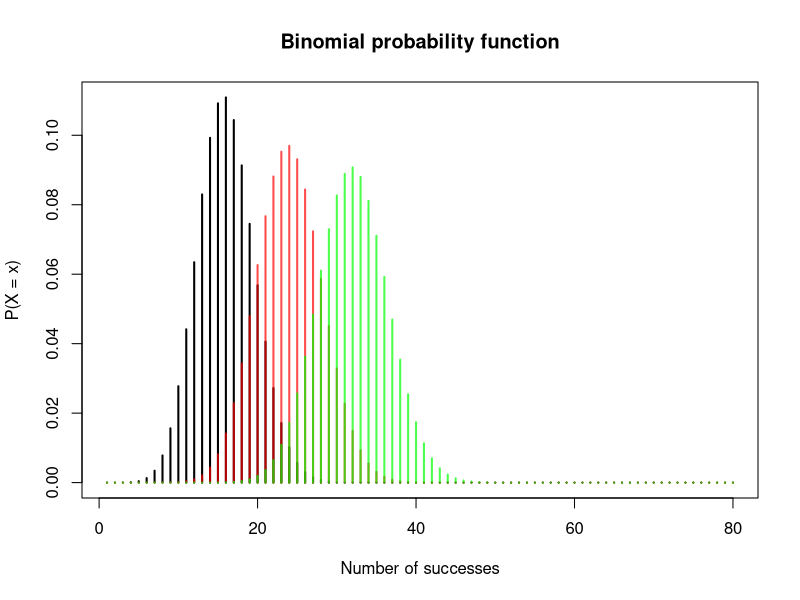

Source code (R):
# Basic R
# call datasets to find the dataset 
# datasets::

library(tidyverse)

print(sqrt(2), digits = 15)
sqrt(2) ^ 2 == 2;near(sqrt(2) ^ 2, 2)
log(4, base = 2) # default is e
sin(1);sin(pi/6) # angles are in radians not degrees(sin(1) ~ sin(pi/3))
asin(1)          # inverse sine(反正弦) which is x = arcsiny domain is -1 to 1, codomain is -inf to inf

100 %% 3                                  # remainder
100 %/% 3; 5%/%3; floor(5/3);ceiling(5/3) # floor division

1 / 0 # Inf (any num / 0 is Inf, other than 0)
0 / 0 # NaN: not a num
Inf - Inf # NaN
# sqrt(-1)  NaN
1 + sin(NA) # NA

sign(2:-4) # return 1,0,-1 for positive,zero,negative nums respectively
factorial(1:5);cumprod(1:5);cumsum(1:5)
choose(5, 2) # it is a permutation/binomial coefficient   P(x, k), x >= k,  5!/(5-2)!2!
choose(c(6, 8), 3) # two outputs 
lchoose(5, 2) # is In(P(x, k)) = log(choose(5,2))
ceiling(2.000001)
floor(3.9989)
round(pi, 4)    
round(pi, 9) # R has default 6/7 digits
round(.789023456, 9) # 9 dp
round(1499.56789,-3) # the nearest 1000
round(15000.56789,-4)# the nearest 10000
signif(1234.56789,4) # start from front and keep 4sf
signif(123.456789,8) # 8 figures

# also there is some other distris : dnorm(norm distri), dpois, dchisq(chi-square), dt(t-distri), dF(f-distri),
dbinom(7, 30, .25) # pdf/pmf of binomial
pbinom(7, 30, .5)  # cdf of binom
qbinom(.7, 30, .5) # reverse of cdf = 16, if we put pbinom(16, 30, .5) ~ .7
rbinom(10, 50, 0.6)# 10 attempts, each trial is between 0 and 50 with prob 0.6

plot(dbinom(1:80, size = 80, prob = 0.2), type = "h", lwd = 2,
     main = "Binomial probability function",
     ylab = "P(X = x)", xlab = "Number of successes")
lines(dbinom(1:80, size = 80, prob = 0.3), type = "h",
      lwd = 2, col = rgb(1,0,0, 0.7))
lines(dbinom(1:80, size = 80, prob = 0.4), type = "h",
      lwd = 2, col = rgb(0, 1, 0, 0.7))

# careful they are not equal in R, in practice they are
print(dbinom(0, 3, .3) + dbinom(1, 3, .3), digits = 20)
print(pbinom(1, 3, .3), digits = 20)
near(dbinom(0, 3, .3) + dbinom(1, 3, .3), pbinom(1, 3, .3)) # but near works perfectly


range(c(1:20, 54, -Inf-1)) # return the min and the max
prod(1:5) == factorial(5)  # prod = product of the seq

min(NaN, NA);min(NA,1:5) #NA
max(NaN, NA);max(NA,1:5) #NA
max(NaN, NULL);min(NULL,-1:5)
min(NULL, NA);min(NaN,1:5)

# no na.rm in cumsum
cumsum(1:5)  # cumulative sum eg: 1st is 1st, 2nd = 1st + 2nd = 3, ......
cumprod(1:5) # same logical
cummax(c(1:10, 5))

lead(1:5,3,default = 3);lag(1:5,3,default = 3)
pmax(1:5,3);pmin(1:5,3)
pmax(0, c(-1, 0, 1)) # consider a matrix which x = 0 0 0 compared to y = -1 0 1
pmin(c(1, 10), c(10, 2, 3, 5)) # must be x = ay or y = bx
pmax(seq(1,10,length=5),11:20,50:31)

x <-  c(1, 2, 3, 4);x
y <- seq(1,10,by=2);y
s <-  c("first", "second", "third")
all(x > 1)
any(y > 2)
cut(y,3)
union(x,y) 
intersect(x,y)
setdiff(y,x)

TRUE & NA # NA
FALSE & NA # F
TRUE | NA # T
FALSE | NA # NA
# NA&NA == NA|NA

ifelse(x>pi | x<exp(1), 'bingo', 'suck')
nchar(s);str_count(s)

# if the num is the multiple of string's length, then run num times, otherwise run string's length times 
substr(s, 2, 6)  # each word start with 2 and end in 6
substr(s, 2:3, 3:5)  # only run 3 times 2-3, 3-4, 2-5
substring(s, 1, 3:5) # 1 means start from 1st letter of each word, 3:5 means 1st word will have
# length of 3 and 2nd word will have length of 4, so on, ......

substr(s, 1:2, 1:6)    # only return 3 times
substring(s, 1:2, 1:6) # return 6 times, 1st return 1st word which have length 1 with 1st letter
# 2nd return 2nd word which has length 2 but start with 2nd letter, recycling, ......

# paste strings together
paste('1', '2', '3', sep = '->') == paste(x[-4], collapse = '->')
# care that sep only works when there is ≥ 2 parameter in paste, outputs a vector or a character
paste('1', 2, '3', sep = '->') # connect irrelatives varbs by a separator
paste(x, 5, sep = '.');  paste(x, 5, sep = '.',collapse = ' ')
# won't function when have only one parameter
paste(x, sep = '1 ')

glue::glue('1', 2, '3', .sep = '->');glue::glue('1', 2, '3', .sep = '->') == cat(paste('1', 2, '3', sep = '->'))
glue::glue_collapse(glue::glue(1,5, .sep='.'), sep = '.')

# however collapse works for one or more parameter: always outputs a single character
paste(x[-4], collapse = '->')    # separate relatives by a collapse
paste(x, 1, collapse = ',')


mode(s) # to identify a type of the varb : "logical" "numeric" "complex"  "character"
length(1999:2021) # 2021-1999+1
!logical(100) # logical(x) return x times false
character(10) # return 10 times ""
complex(1) # return 0+0i
numeric(1) # return 0
numeric(0)
vector('raw', 3)
vector(length = 5, mode = 'logical')

c(TRUE, 17)  # automatically coerced by R  
c('TRUE', 17)
c(TRUE, 17, 'FALSE')
c(TRUE, complex(1))

sum(c(TRUE, FALSE)) # sum(TRUE) = 1 and false = 0
cumsum(c(TRUE, FALSE, TRUE, TRUE, TRUE, FALSE))

as.numeric(c('1', '5')) + as.numeric('8') # Explicit Coercion

# name the vector, but it does not affect anything, we can still do whatever we want
r <- 1:3;r
names(r) <- list(1, 2, 3);r  # c('1'=1,'2'=2,'3'=3)
names(r) <- c('d','k','r');r # c('d'=1,'k'=2,'r'=3)
r[1:2]

names(s) <- c('', 's');s
s.1 <- s[1];s.1
names(s.1)=NULL;s.1
names(s) = NULL;s  # unname
# unname
names(s) <- letters[1:3];s
unname(s)
setNames(r, month.abb[1:3]) # set_names()


(lst <- list(r, 'T', 1+2i, x))
# extract an element from a sublist(if exist)
lst[[1]][1]
lst[[4]][-2]
# if does not then a single element of a list, use [[ ]]. When asking for a subset, use [ ]
lst[2]
lst[[3]]

# create an empty list and assign a value
empty_lst <- vector(mode = 'list', length = 3);empty_lst
empty_lst[[1]] = 1:10
empty_lst[[2]] = lst;empty_lst

(named_lst <- list(a=r, b="r", 1+3i))
named_lst[['a']]==named_lst$a # same as named_lst[[1]] 
named_lst$a[1]
named_lst$b
named_lst[[3]]

(nested_list <- list(a = named_lst, b = 'r', c = x))
nested_list$a$a;nested_list$a[[1]];nested_list$a[['a']]
nested_list$c[-(3:4)]

length(NULL)

# seq usually have max 3 arguments:
seq(1, 10, by = 2)
seq(1, 23, length = 25)
# from 2 back 8 nums:
seq(to = 2, by = 0.5, length = 9)
# start with 1 and increase 0.75 each until 12 nums:
seq(1, by = 0.75, length = 12)
# along argument show the index of the var
seq(along = c(s, x))

# care that if the second argument is not a single num, it outputs diff, see below two
# ***
rep(x, 3)       
rep(x, each = 3) # same as c(3, 3, 3, 3)

rep(1:4, c(2, 3, 2, 3)) # means repeat 1 two times, 2 three times
rep(r, each = 3)
rep(r, rep(3, 3))



